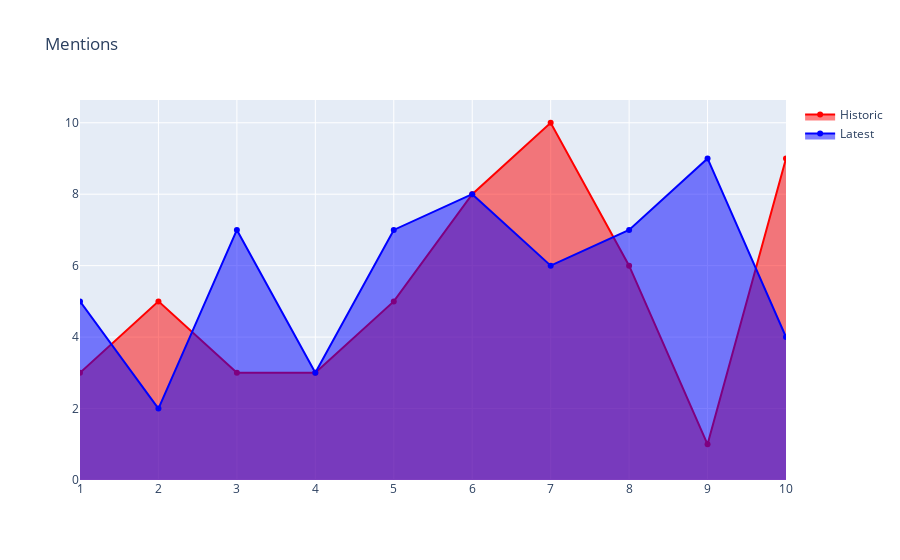

The notebook cell saved with this chart:
### Code cell
import plots
import plotly.graph_objects as go
import random

def trend_line_plot(title='Trend Line Plot', n=10):
    n = 10
    x = list(range(1,n+1))

    fig = go.Figure()
    fig.add_trace(go.Scatter(x=x, y=[random.randint(1, 10) for i in range(n)], fill='tozeroy', name="Historic", marker=dict(color="red"))) # fill down to xaxis
    fig.add_trace(go.Scatter(x=x, y=[random.randint(1, 10) for i in range(n)], fill='tozeroy', name="Latest", marker=dict(color="blue"))) # fill to trace0 y
    fig.update_layout(title=title)

    return fig
fig = trend_line_plot(title='Mentions')
fig.show()

### Figure 1 — Plotly figure (JSON) as saved in the notebook; plotly's stock layout.template omitted (floating-point values rounded to 4 significant figures)
{"data": [{"fill": "tozeroy", "marker": {"color": "red"}, "name": "Historic", "type": "scatter", "x": [1, 2, 3, 4, 5, 6, 7, 8, 9, 10], "y": [3, 5, 3, 3, 5, 8, 10, 6, 1, 9]}, {"fill": "tozeroy", "marker": {"color": "blue"}, "name": "Latest", "type": "scatter", "x": [1, 2, 3, 4, 5, 6, 7, 8, 9, 10], "y": [5, 2, 7, 3, 7, 8, 6, 7, 9, 4]}], "layout": {"title": {"text": "Mentions"}}}
